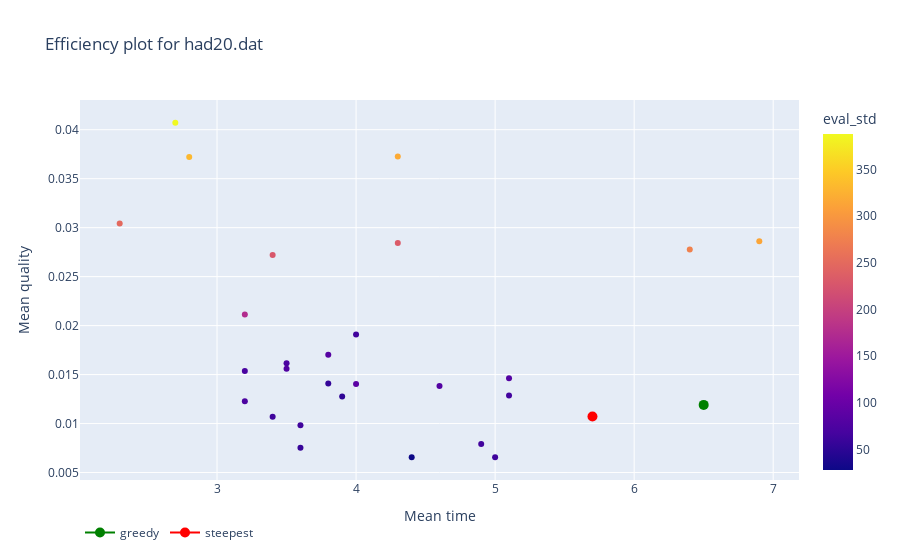
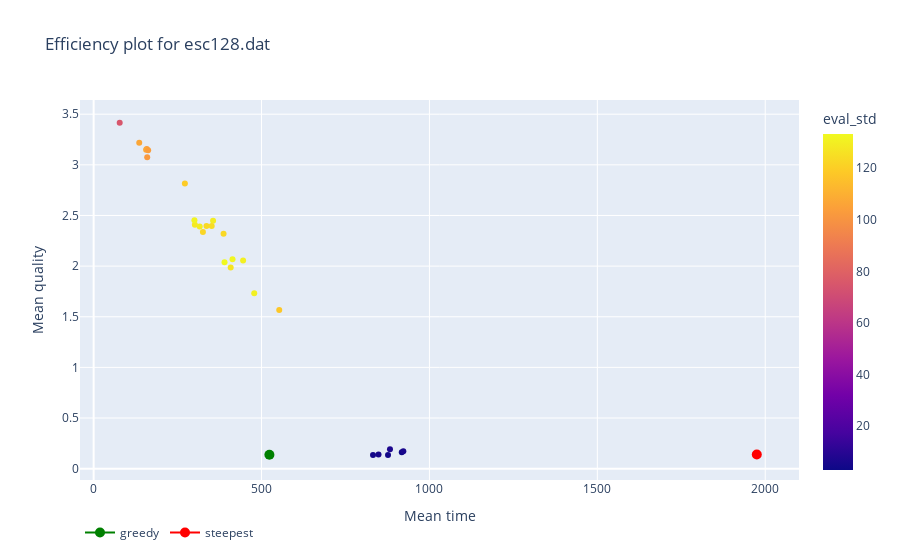
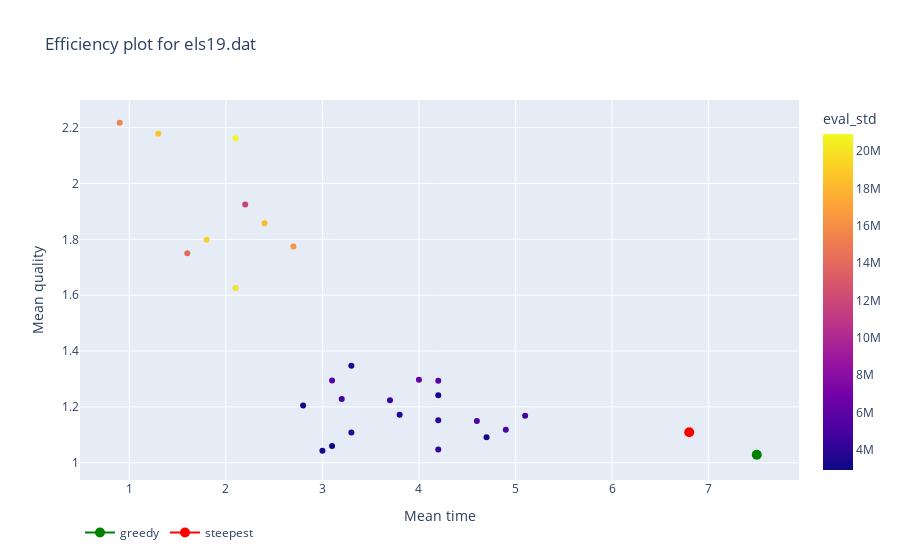
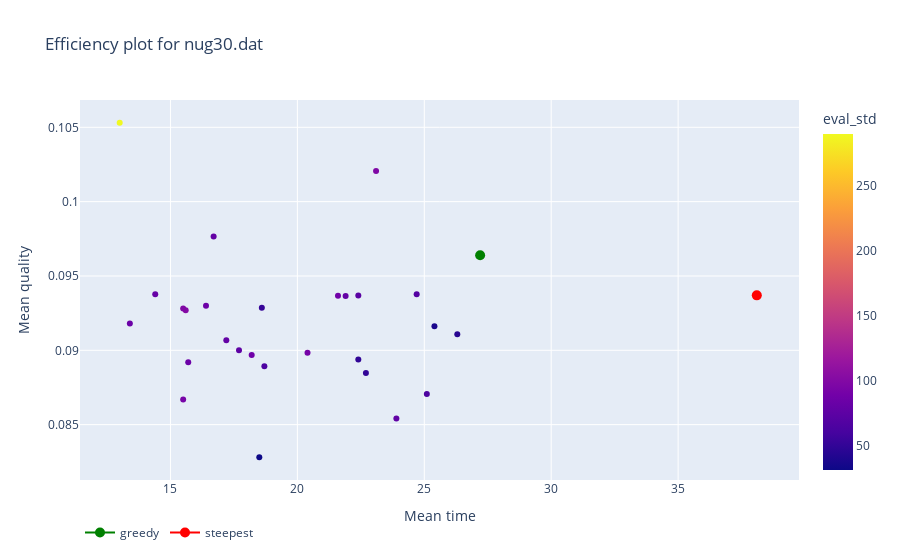

The code cell stored with these charts, in order, in its notebook:
### Code cell
for instance in data.keys():

    tabu_df = data[instance]["tabu_gs"]
    #ls_df = data[instance]["local_search"]
    fig = px.scatter(data[instance]["tabu_gs"], x = "time_mean", y= "quality",
            title=f"Efficiency plot for {instance}",
            labels={ # replaces default labels by column name
                    "time_mean": "Mean time",  "quality": "Mean quality",
                    "lack_impr_iter": "Iterations without improvement"
                },
            color='eval_std',
            hover_data=['tenure', 'k', 'lack_impr_iter'])
    fig.add_scatter(x=data[instance]["greedy"]["time_mean"],
                    y=data[instance]["greedy"]["quality"],
                    marker=dict(color='green',size=10),
                name='greedy')
    fig.add_scatter(x=data[instance]["steepest"]["time_mean"],
                    y=data[instance]["steepest"]["quality"],
                    marker=dict(color='red',size=10),
                name='steepest')
    fig.update_layout(legend=dict( 
        orientation="h", 
    
    )) 
    fig.show()

### Figure 1 — Plotly figure (JSON) as saved in the notebook; plotly's stock layout.template omitted (floating-point values rounded to 4 significant figures)
{"data": [{"customdata": [[4, 5, 2], [4, 5, 2], [4, 5, 2], [4, 9, 2], [4, 9, 2], [4, 9, 2], [4, 13, 2], [4, 13, 2], [4, 13, 2], [5, 6, 3], [5, 6, 3], [5, 6, 3], [5, 11, 3], [5, 11, 3], [5, 11, 3], [5, 16, 3], [5, 16, 3], [5, 16, 3], [6, 7, 4], [6, 7, 4], [6, 7, 4], [6, 13, 4], [6, 13, 4], [6, 13, 4], [6, 19, 4], [6, 19, 4], [6, 19, 4]], "hovertemplate": "Mean time=%{x}<br>Mean quality=%{y}<br>tenure=%{customdata[0]}<br>k=%{customdata[1]}<br>Iterations without improvement=%{customdata[2]}<br>eval_std=%{marker.color}<extra></extra>", "legendgroup": "", "marker": {"color": [71.67, 82.96, 81.07, 70.58, 64.05, 233.3, 313.2, 249.4, 387.8, 79.76, 63.38, 28.3, 78.33, 64.4, 63.13, 227.9, 174.2, 73.25, 65.18, 65.99, 55.97, 57.52, 88.23, 276.8, 318.1, 52.89, 330.7], "coloraxis": "coloraxis", "symbol": "circle"}, "mode": "markers", "name": "", "orientation": "v", "showlegend": false, "type": "scatter", "x": [3.5, 3.8, 5.1, 3.2, 3.6, 4.3, 6.9, 2.3, 2.7, 4.6, 5, 4.4, 3.5, 4, 3.4, 3.4, 3.2, 3.2, 4.9, 5.1, 3.8, 3.6, 4, 6.4, 4.3, 3.9, 2.8], "xaxis": "x", "y": [0.01615, 0.01702, 0.01462, 0.01537, 0.009824, 0.02843, 0.0286, 0.03042, 0.04071, 0.01384, 0.006559, 0.006559, 0.0156, 0.0191, 0.01069, 0.02722, 0.02112, 0.01228, 0.007917, 0.01286, 0.0141, 0.007541, 0.01404, 0.02777, 0.03727, 0.01277, 0.03721], "yaxis": "y"}, {"marker": {"color": "green", "size": 10}, "name": "greedy", "type": "scatter", "x": [6.5], "y": [0.0119]}, {"marker": {"color": "red", "size": 10}, "name": "steepest", "type": "scatter", "x": [5.7], "y": [0.01072]}], "layout": {"coloraxis": {"colorbar": {"title": {"text": "eval_std"}}, "colorscale": [[0, "#0d0887"], [0.1111, "#46039f"], [0.2222, "#7201a8"], [0.3333, "#9c179e"], [0.4444, "#bd3786"], [0.5556, "#d8576b"], [0.6667, "#ed7953"], [0.7778, "#fb9f3a"], [0.8889, "#fdca26"], [1, "#f0f921"]]}, "legend": {"orientation": "h", "tracegroupgap": 0}, "title": {"text": "Efficiency plot for had20.dat"}, "xaxis": {"anchor": "y", "domain": [0, 1], "title": {"text": "Mean time"}}, "yaxis": {"anchor": "x", "domain": [0, 1], "title": {"text": "Mean quality"}}}}

### Figure 2 — Plotly figure (JSON) as saved in the notebook; plotly's stock layout.template omitted (floating-point values rounded to 4 significant figures)
{"data": [{"customdata": [[25, 26, 10], [25, 26, 23], [25, 26, 23], [25, 51, 10], [25, 51, 23], [25, 51, 23], [25, 76, 10], [25, 76, 23], [25, 76, 23], [32, 33, 10], [32, 33, 25], [32, 33, 30], [32, 65, 10], [32, 65, 25], [32, 65, 30], [32, 97, 10], [32, 97, 25], [32, 97, 30], [38, 39, 10], [38, 39, 25], [38, 39, 36], [38, 77, 10], [38, 77, 25], [38, 77, 36], [38, 115, 10], [38, 115, 25], [38, 115, 36]], "hovertemplate": "Mean time=%{x}<br>Mean quality=%{y}<br>tenure=%{customdata[0]}<br>k=%{customdata[1]}<br>Iterations without improvement=%{customdata[2]}<br>eval_std=%{marker.color}<extra></extra>", "legendgroup": "", "marker": {"color": [130.5, 2.951, 5.907, 102.7, 118.0, 133.3, 106.8, 128.2, 129.7, 123.1, 4.427, 6.893, 102.0, 132.5, 126.9, 107.5, 123.4, 122.5, 129.7, 5.598, 4.427, 103.6, 131.8, 130.6, 74.85, 119.3, 124.3], "coloraxis": "coloraxis", "symbol": "circle"}, "mode": "markers", "name": "", "orientation": "v", "showlegend": false, "type": "scatter", "x": [445.1, 917.6, 922.3, 158.2, 552.7, 389.8, 135.8, 301.5, 315.8, 386.9, 876.7, 882.5, 159.5, 413.6, 408.1, 156.3, 336, 325.4, 355.7, 848.4, 832, 162.3, 300.1, 478.2, 77.6, 271.7, 351.6], "xaxis": "x", "y": [2.056, 0.1625, 0.1719, 3.156, 1.566, 2.038, 3.219, 2.409, 2.391, 2.319, 0.1344, 0.1906, 3.075, 2.069, 1.987, 3.15, 2.397, 2.337, 2.447, 0.1406, 0.1344, 3.144, 2.453, 1.731, 3.416, 2.816, 2.397], "yaxis": "y"}, {"marker": {"color": "green", "size": 10}, "name": "greedy", "type": "scatter", "x": [523.4], "y": [0.1375]}, {"marker": {"color": "red", "size": 10}, "name": "steepest", "type": "scatter", "x": [1975.0], "y": [0.1406]}], "layout": {"coloraxis": {"colorbar": {"title": {"text": "eval_std"}}, "colorscale": [[0, "#0d0887"], [0.1111, "#46039f"], [0.2222, "#7201a8"], [0.3333, "#9c179e"], [0.4444, "#bd3786"], [0.5556, "#d8576b"], [0.6667, "#ed7953"], [0.7778, "#fb9f3a"], [0.8889, "#fdca26"], [1, "#f0f921"]]}, "legend": {"orientation": "h", "tracegroupgap": 0}, "title": {"text": "Efficiency plot for esc128.dat"}, "xaxis": {"anchor": "y", "domain": [0, 1], "title": {"text": "Mean time"}}, "yaxis": {"anchor": "x", "domain": [0, 1], "title": {"text": "Mean quality"}}}}

### Figure 3 — Plotly figure (JSON) as saved in the notebook; plotly's stock layout.template omitted (floating-point values rounded to 4 significant figures)
{"data": [{"customdata": [[3, 5, 1], [3, 5, 1], [3, 5, 1], [3, 7, 1], [3, 7, 1], [3, 7, 1], [3, 10, 1], [3, 10, 1], [3, 10, 1], [4, 5, 2], [4, 5, 2], [4, 5, 2], [4, 9, 2], [4, 9, 2], [4, 9, 2], [4, 13, 2], [4, 13, 2], [4, 13, 2], [5, 6, 3], [5, 6, 3], [5, 6, 3], [5, 11, 3], [5, 11, 3], [5, 11, 3], [5, 16, 3], [5, 16, 3], [5, 16, 3]], "hovertemplate": "Mean time=%{x}<br>Mean quality=%{y}<br>tenure=%{customdata[0]}<br>k=%{customdata[1]}<br>Iterations without improvement=%{customdata[2]}<br>eval_std=%{marker.color}<extra></extra>", "legendgroup": "", "marker": {"color": [18170000.0, 20910000.0, 11630000.0, 16300000.0, 19170000.0, 19930000.0, 15520000.0, 18500000.0, 14030000.0, 3203000.0, 5854000.0, 4087000.0, 3214000.0, 4817000.0, 5339000.0, 6465000.0, 4699000.0, 5609000.0, 4349000.0, 5255000.0, 3253000.0, 4007000.0, 3684000.0, 4797000.0, 2922000.0, 3507000.0, 3167000.0], "coloraxis": "coloraxis", "symbol": "circle"}, "mode": "markers", "name": "", "orientation": "v", "showlegend": false, "type": "scatter", "x": [2.4, 2.1, 2.2, 2.7, 1.8, 2.1, 0.9, 1.3, 1.6, 4.2, 4.2, 4.2, 3.0, 3.7, 4.6, 4, 5.1, 3.1, 4.2, 4.9, 4.7, 3.3, 3.8, 3.2, 3.1, 3.3, 2.8], "xaxis": "x", "y": [1.858, 2.162, 1.924, 1.774, 1.798, 1.626, 2.217, 2.178, 1.751, 1.241, 1.293, 1.152, 1.043, 1.223, 1.15, 1.297, 1.168, 1.295, 1.047, 1.118, 1.091, 1.109, 1.172, 1.228, 1.059, 1.347, 1.204], "yaxis": "y"}, {"marker": {"color": "green", "size": 10}, "name": "greedy", "type": "scatter", "x": [7.5], "y": [1.028]}, {"marker": {"color": "red", "size": 10}, "name": "steepest", "type": "scatter", "x": [6.8], "y": [1.109]}], "layout": {"coloraxis": {"colorbar": {"title": {"text": "eval_std"}}, "colorscale": [[0, "#0d0887"], [0.1111, "#46039f"], [0.2222, "#7201a8"], [0.3333, "#9c179e"], [0.4444, "#bd3786"], [0.5556, "#d8576b"], [0.6667, "#ed7953"], [0.7778, "#fb9f3a"], [0.8889, "#fdca26"], [1, "#f0f921"]]}, "legend": {"orientation": "h", "tracegroupgap": 0}, "title": {"text": "Efficiency plot for els19.dat"}, "xaxis": {"anchor": "y", "domain": [0, 1], "title": {"text": "Mean time"}}, "yaxis": {"anchor": "x", "domain": [0, 1], "title": {"text": "Mean quality"}}}}

### Figure 4 — Plotly figure (JSON) as saved in the notebook; plotly's stock layout.template omitted (floating-point values rounded to 4 significant figures)
{"data": [{"customdata": [[6, 7, 4], [6, 7, 4], [6, 7, 4], [6, 13, 4], [6, 13, 4], [6, 13, 4], [6, 19, 4], [6, 19, 4], [6, 19, 4], [7, 8, 5], [7, 8, 5], [7, 8, 5], [7, 15, 5], [7, 15, 5], [7, 15, 5], [7, 22, 5], [7, 22, 5], [7, 22, 5], [9, 10, 7], [9, 10, 7], [9, 10, 7], [9, 19, 7], [9, 19, 7], [9, 19, 7], [9, 28, 7], [9, 28, 7], [9, 28, 7]], "hovertemplate": "Mean time=%{x}<br>Mean quality=%{y}<br>tenure=%{customdata[0]}<br>k=%{customdata[1]}<br>Iterations without improvement=%{customdata[2]}<br>eval_std=%{marker.color}<extra></extra>", "legendgroup": "", "marker": {"color": [44.64, 49.51, 50.34, 31.16, 64.34, 51.84, 92.37, 290.3, 84.19, 88.22, 79.68, 69.28, 79.7, 100.9, 91.72, 64.81, 85.38, 80.75, 72.85, 37.6, 77.74, 87.7, 79.06, 75.4, 98.01, 97.61, 84.56], "coloraxis": "coloraxis", "symbol": "circle"}, "mode": "markers", "name": "", "orientation": "v", "showlegend": false, "type": "scatter", "x": [26.3, 22.4, 22.7, 18.5, 25.1, 18.6, 15.5, 13, 13.4, 21.6, 21.9, 24.7, 16.7, 15.6, 20.4, 18.7, 16.4, 14.4, 22.4, 25.4, 23.9, 18.2, 17.2, 17.7, 15.5, 23.1, 15.7], "xaxis": "x", "y": [0.09108, 0.08939, 0.08847, 0.08281, 0.08707, 0.09286, 0.08669, 0.1053, 0.0918, 0.09366, 0.09365, 0.09376, 0.09765, 0.0927, 0.08983, 0.08893, 0.09299, 0.09376, 0.09368, 0.09162, 0.08542, 0.08968, 0.09068, 0.09001, 0.09282, 0.1021, 0.08919], "yaxis": "y"}, {"marker": {"color": "green", "size": 10}, "name": "greedy", "type": "scatter", "x": [27.2], "y": [0.09639]}, {"marker": {"color": "red", "size": 10}, "name": "steepest", "type": "scatter", "x": [38.1], "y": [0.0937]}], "layout": {"coloraxis": {"colorbar": {"title": {"text": "eval_std"}}, "colorscale": [[0, "#0d0887"], [0.1111, "#46039f"], [0.2222, "#7201a8"], [0.3333, "#9c179e"], [0.4444, "#bd3786"], [0.5556, "#d8576b"], [0.6667, "#ed7953"], [0.7778, "#fb9f3a"], [0.8889, "#fdca26"], [1, "#f0f921"]]}, "legend": {"orientation": "h", "tracegroupgap": 0}, "title": {"text": "Efficiency plot for nug30.dat"}, "xaxis": {"anchor": "y", "domain": [0, 1], "title": {"text": "Mean time"}}, "yaxis": {"anchor": "x", "domain": [0, 1], "title": {"text": "Mean quality"}}}}
